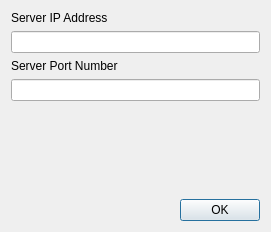
<?xml version="1.0" encoding="UTF-8"?>
<ui version="4.0">
 <class>Dialog</class>
 <widget class="QDialog" name="Dialog">
  <property name="geometry">
   <rect>
    <x>0</x>
    <y>0</y>
    <width>271</width>
    <height>232</height>
   </rect>
  </property>
  <property name="windowTitle">
   <string>Connection Configuration</string>
  </property>
  <layout class="QGridLayout" name="gridLayout_2">
   <item row="1" column="1">
    <widget class="QPushButton" name="pushButton">
     <property name="text">
      <string>OK</string>
     </property>
    </widget>
   </item>
   <item row="1" column="0">
    <spacer name="horizontalSpacer">
     <property name="orientation">
      <enum>Qt::Horizontal</enum>
     </property>
     <property name="sizeHint" stdset="0">
      <size>
       <width>40</width>
       <height>20</height>
      </size>
     </property>
    </spacer>
   </item>
   <item row="0" column="0" colspan="2">
    <layout class="QGridLayout" name="gridLayout">
     <item row="1" column="0">
      <widget class="QLineEdit" name="lineEdit"/>
     </item>
     <item row="0" column="0">
      <widget class="QLabel" name="label">
       <property name="text">
        <string>Server IP Address</string>
       </property>
      </widget>
     </item>
     <item row="4" column="0">
      <spacer name="verticalSpacer">
       <property name="orientation">
        <enum>Qt::Vertical</enum>
       </property>
       <property name="sizeHint" stdset="0">
        <size>
         <width>20</width>
         <height>40</height>
        </size>
       </property>
      </spacer>
     </item>
     <item row="2" column="0">
      <widget class="QLabel" name="label_2">
       <property name="text">
        <string>Server Port Number</string>
       </property>
      </widget>
     </item>
     <item row="3" column="0">
      <widget class="QLineEdit" name="lineEdit_2"/>
     </item>
    </layout>
   </item>
  </layout>
 </widget>
 <resources/>
 <connections/>
</ui>
